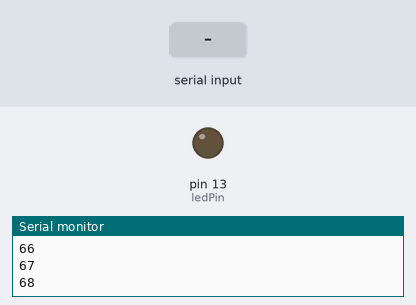
Bench run of a sketch on a simulated Arduino Uno, built with avr-gcc and run on an emulated ATmega328P. On the bench: output pins drawn as LEDs (lit = HIGH), the last lines printed to the serial monitor. Inputs (shaded band) come from the test bench.

Above: at 1.2 s.
1.3 s: "1" received over Serial
At 1.38 s:
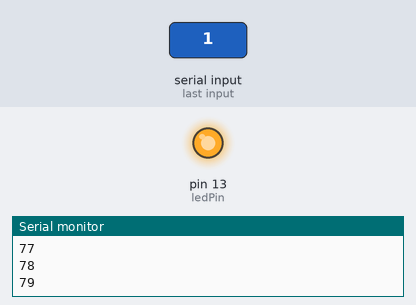
Timing chart, 0 to 4.3 s (numbered marks = the images above; inputs shaded):
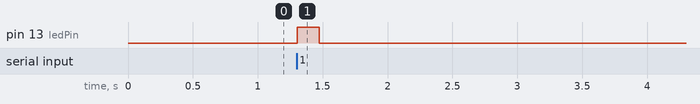

The sketch:

balldragon.ino
```cpp
#include <SPI.h>
#include <Wire.h>
#include <Servo.h>

void Serial_clear() {
  while (Serial.available()) {
    Serial.read();
  }
}

const int ledPin = 13;

void setup() {
  Serial.begin(115200);
  pinMode(ledPin, OUTPUT);
}

int frame;
int phaseCooldownTimer;

int unityPhase = 0;
void loop() {
  delay(17); // FORNOW

  // send
  Serial.println(frame);

  // receive
  if (Serial.available()) {
    Serial_clear();
    phaseCooldownTimer = 10;
  }

  // updates
  frame++;
  if (phaseCooldownTimer > 0) {
    digitalWrite(ledPin, HIGH);
    --phaseCooldownTimer;
  } else {
    digitalWrite(ledPin, LOW);
  }


}
```

Measured:
- after the input at 1.3 s, pin 13 (ledPin): LOW → HIGH at once, → LOW 0.17 s later
